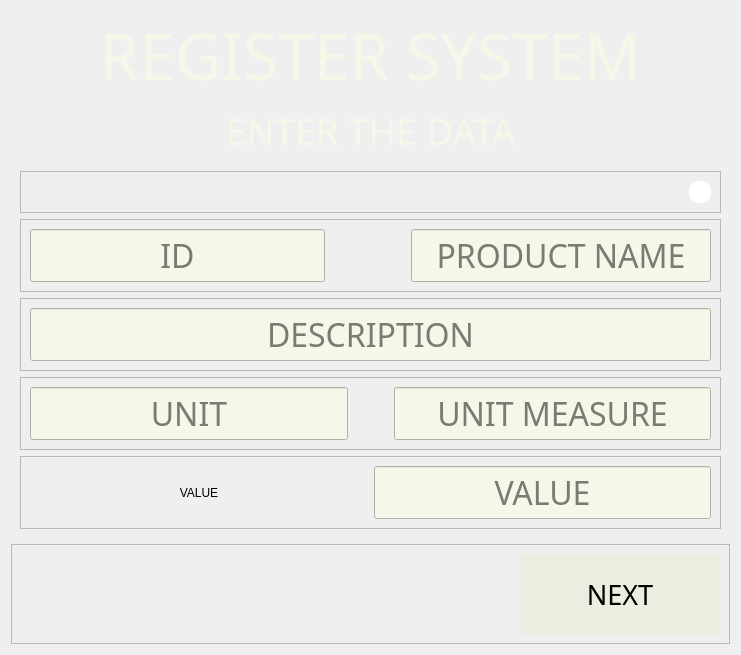
         <widget class="QWidget" name="rmpr">
          <layout class="QVBoxLayout" name="verticalLayout_11">
           <item>
            <widget class="QLabel" name="rmpr_lb_rs">
             <property name="font">
              <font>
               <family>Voga </family>
               <pointsize>48</pointsize>
               <weight>50</weight>
               <italic>false</italic>
               <bold>false</bold>
              </font>
             </property>
             <property name="styleSheet">
              <string notr="true">font: 48pt &quot;Voga &quot;; color:#f6f6e9;</string>
             </property>
             <property name="text">
              <string>REGISTER SYSTEM</string>
             </property>
             <property name="alignment">
              <set>Qt::AlignCenter</set>
             </property>
            </widget>
           </item>
           <item>
            <widget class="QLabel" name="rmpr_lb_ed">
             <property name="font">
              <font>
               <family>Fira Sans</family>
               <pointsize>28</pointsize>
               <weight>62</weight>
               <italic>false</italic>
               <bold>true</bold>
              </font>
             </property>
             <property name="styleSheet">
              <string notr="true">color:#f6f6e9;
font: 500 28pt &quot;Fira Sans&quot;;
</string>
             </property>
             <property name="text">
              <string>ENTER THE DATA</string>
             </property>
             <property name="alignment">
              <set>Qt::AlignCenter</set>
             </property>
            </widget>
           </item>
           <item>
            <widget class="QStackedWidget" name="rmpr_cb_stackedWidget">
             <property name="currentIndex">
              <number>0</number>
             </property>
             <widget class="QWidget" name="rmpr_cb">
              <layout class="QVBoxLayout" name="verticalLayout_25">
               <item>
                <widget class="QFrame" name="frame_15">
                 <property name="maximumSize">
                  <size>
                   <width>16777215</width>
                   <height>50</height>
                  </size>
                 </property>
                 <property name="frameShape">
                  <enum>QFrame::StyledPanel</enum>
                 </property>
                 <property name="frameShadow">
                  <enum>QFrame::Raised</enum>
                 </property>
                 <layout class="QHBoxLayout" name="horizontalLayout_52">
                  <item>
                   <spacer name="horizontalSpacer_49">
                    <property name="orientation">
                     <enum>Qt::Horizontal</enum>
                    </property>
                    <property name="sizeHint" stdset="0">
                     <size>
                      <width>648</width>
                      <height>20</height>
                     </size>
                    </property>
                   </spacer>
                  </item>
                  <item>
                   <widget class="QFrame" name="rmpr_w_f1">
                    <property name="sizePolicy">
                     <sizepolicy hsizetype="Maximum" vsizetype="Maximum">
                      <horstretch>0</horstretch>
                      <verstretch>0</verstretch>
                     </sizepolicy>
                    </property>
                    <property name="minimumSize">
                     <size>
                      <width>22</width>
                      <height>22</height>
                     </size>
                    </property>
                    <property name="maximumSize">
                     <size>
                      <width>22</width>
                      <height>22</height>
                     </size>
                    </property>
                    <property name="toolTip">
                     <string>&lt;html&gt;&lt;head/&gt;&lt;body&gt;&lt;p&gt;HOVER YOUR MOUSE OVER THE DESIRED FIELD FOR HELP&lt;/p&gt;&lt;/body&gt;&lt;/html&gt;</string>
                    </property>
                    <property name="styleSheet">
                     <string notr="true">QFrame{
border-image: url(:/img/Interface_files/qestion.png) 0 0 0 0 sketch sketch;
background-color: rgb(255, 255, 255);
border-radius: 10px;
}
QToolTip { 
color: rgb(246, 246, 233);
background-color:rgb(31, 80, 20);
 border: 0px; 
font: 12pt &quot;Fira Sans &quot;;
}</string>
                    </property>
                    <property name="frameShape">
                     <enum>QFrame::StyledPanel</enum>
                    </property>
                    <property name="frameShadow">
                     <enum>QFrame::Raised</enum>
                    </property>
                   </widget>
                  </item>
                 </layout>
                </widget>
               </item>
               <item>
                <widget class="QFrame" name="rmpr_cb_f1">
                 <property name="frameShape">
                  <enum>QFrame::StyledPanel</enum>
                 </property>
                 <property name="frameShadow">
                  <enum>QFrame::Raised</enum>
                 </property>
                 <layout class="QHBoxLayout" name="horizontalLayout_24">
                  <item>
                   <widget class="QLineEdit" name="rmpr_cb_f1_id">
                    <property name="sizePolicy">
                     <sizepolicy hsizetype="Minimum" vsizetype="Fixed">
                      <horstretch>0</horstretch>
                      <verstretch>0</verstretch>
                     </sizepolicy>
                    </property>
                    <property name="minimumSize">
                     <size>
                      <width>200</width>
                      <height>0</height>
                     </size>
                    </property>
                    <property name="font">
                     <font>
                      <family>Voga </family>
                      <pointsize>24</pointsize>
                      <weight>50</weight>
                      <italic>false</italic>
                      <bold>false</bold>
                     </font>
                    </property>
                    <property name="toolTip">
                     <string>&lt;html&gt;&lt;head/&gt;&lt;body&gt;&lt;p&gt;PRODUCT ID&lt;/p&gt;&lt;/body&gt;&lt;/html&gt;</string>
                    </property>
                    <property name="styleSheet">
                     <string notr="true">QLineEdit:focus, QLineEdit:hover
{
	
	background-color: rgb(255, 219, 187);
}
QLineEdit
{
	font: 24pt &quot;Voga &quot;;
	background-color: rgb(246, 246, 233);
}
QToolTip { 
color: rgb(246, 246, 233);
background-color:rgb(31, 80, 20);
 border: 0px; 
font: 12pt &quot;Fira Sans &quot;;
}</string>
                    </property>
                    <property name="inputMask">
                     <string/>
                    </property>
                    <property name="text">
                     <string/>
                    </property>
                    <property name="alignment">
                     <set>Qt::AlignCenter</set>
                    </property>
                    <property name="placeholderText">
                     <string>ID</string>
                    </property>
                   </widget>
                  </item>
                  <item>
                   <spacer name="horizontalSpacer_19">
                    <property name="orientation">
                     <enum>Qt::Horizontal</enum>
                    </property>
                    <property name="sizeType">
                     <enum>QSizePolicy::Minimum</enum>
                    </property>
                    <property name="sizeHint" stdset="0">
                     <size>
                      <width>80</width>
                      <height>20</height>
                     </size>
                    </property>
                   </spacer>
                  </item>
                  <item>
                   <widget class="QLineEdit" name="rmpr_cb_f1_n">
                    <property name="sizePolicy">
                     <sizepolicy hsizetype="MinimumExpanding" vsizetype="Fixed">
                      <horstretch>0</horstretch>
                      <verstretch>0</verstretch>
                     </sizepolicy>
                    </property>
                    <property name="minimumSize">
                     <size>
                      <width>300</width>
                      <height>0</height>
                     </size>
                    </property>
                    <property name="font">
                     <font>
                      <family>Voga </family>
                      <pointsize>24</pointsize>
                      <weight>50</weight>
                      <italic>false</italic>
                      <bold>false</bold>
                     </font>
                    </property>
                    <property name="toolTip">
                     <string>&lt;html&gt;&lt;head/&gt;&lt;body&gt;&lt;p&gt;PRODUCT NAME&lt;/p&gt;&lt;/body&gt;&lt;/html&gt;</string>
                    </property>
                    <property name="styleSheet">
                     <string notr="true">QLineEdit:focus, QLineEdit:hover
{
	
	background-color: rgb(255, 219, 187);
}
QLineEdit
{
	font: 24pt &quot;Voga &quot;;
	background-color: rgb(246, 246, 233);
}
QToolTip { 
color: rgb(246, 246, 233);
background-color:rgb(31, 80, 20);
 border: 0px; 
font: 12pt &quot;Fira Sans &quot;;
}</string>
                    </property>
                    <property name="inputMask">
                     <string/>
                    </property>
                    <property name="text">
                     <string/>
                    </property>
                    <property name="alignment">
                     <set>Qt::AlignCenter</set>
                    </property>
                    <property name="placeholderText">
                     <string>PRODUCT NAME</string>
                    </property>
                   </widget>
                  </item>
                 </layout>
                </widget>
               </item>
               <item>
                <widget class="QFrame" name="rmpr_cb_f2">
                 <property name="frameShape">
                  <enum>QFrame::StyledPanel</enum>
                 </property>
                 <property name="frameShadow">
                  <enum>QFrame::Raised</enum>
                 </property>
                 <layout class="QHBoxLayout" name="horizontalLayout_23">
                  <item>
                   <widget class="QLineEdit" name="rmpr_cb_f2_desc">
                    <property name="sizePolicy">
                     <sizepolicy hsizetype="Minimum" vsizetype="Fixed">
                      <horstretch>0</horstretch>
                      <verstretch>0</verstretch>
                     </sizepolicy>
                    </property>
                    <property name="minimumSize">
                     <size>
                      <width>200</width>
                      <height>0</height>
                     </size>
                    </property>
                    <property name="font">
                     <font>
                      <family>Voga </family>
                      <pointsize>24</pointsize>
                      <weight>50</weight>
                      <italic>false</italic>
                      <bold>false</bold>
                     </font>
                    </property>
                    <property name="toolTip">
                     <string>&lt;html&gt;&lt;head/&gt;&lt;body&gt;&lt;p&gt;PRODUCT DESCRIPTION&lt;/p&gt;&lt;/body&gt;&lt;/html&gt;</string>
                    </property>
                    <property name="styleSheet">
                     <string notr="true">QLineEdit:focus, QLineEdit:hover
{
	
	background-color: rgb(255, 219, 187);
}
QLineEdit
{
	font: 24pt &quot;Voga &quot;;
	background-color: rgb(246, 246, 233);
}
QToolTip { 
color: rgb(246, 246, 233);
background-color:rgb(31, 80, 20);
 border: 0px; 
font: 12pt &quot;Fira Sans &quot;;
}</string>
                    </property>
                    <property name="inputMask">
                     <string/>
                    </property>
                    <property name="text">
                     <string/>
                    </property>
                    <property name="alignment">
                     <set>Qt::AlignCenter</set>
                    </property>
                    <property name="placeholderText">
                     <string>DESCRIPTION</string>
                    </property>
                   </widget>
                  </item>
                 </layout>
                </widget>
               </item>
               <item>
                <widget class="QFrame" name="rmpr_cb_f3">
                 <property name="frameShape">
                  <enum>QFrame::StyledPanel</enum>
                 </property>
                 <property name="frameShadow">
                  <enum>QFrame::Raised</enum>
                 </property>
                 <layout class="QHBoxLayout" name="horizontalLayout_22">
                  <item>
                   <widget class="QLineEdit" name="rmpr_cb_f3_u">
                    <property name="sizePolicy">
                     <sizepolicy hsizetype="Minimum" vsizetype="Fixed">
                      <horstretch>0</horstretch>
                      <verstretch>0</verstretch>
                     </sizepolicy>
                    </property>
                    <property name="minimumSize">
                     <size>
                      <width>200</width>
                      <height>0</height>
                     </size>
                    </property>
                    <property name="font">
                     <font>
                      <family>Voga </family>
                      <pointsize>24</pointsize>
                      <weight>50</weight>
                      <italic>false</italic>
                      <bold>false</bold>
                     </font>
                    </property>
                    <property name="toolTip">
                     <string>&lt;html&gt;&lt;head/&gt;&lt;body&gt;&lt;p&gt;Quantity&lt;/p&gt;&lt;/body&gt;&lt;/html&gt;</string>
                    </property>
                    <property name="styleSheet">
                     <string notr="true">QLineEdit:focus, QLineEdit:hover
{
	
	background-color: rgb(255, 219, 187);
}
QLineEdit
{
	font: 24pt &quot;Voga &quot;;
	background-color: rgb(246, 246, 233);
}
QToolTip { 
color: rgb(246, 246, 233);
background-color:rgb(31, 80, 20);
 border: 0px; 
font: 12pt &quot;Fira Sans &quot;;
}</string>
                    </property>
                    <property name="inputMask">
                     <string/>
                    </property>
                    <property name="text">
                     <string/>
                    </property>
                    <property name="alignment">
                     <set>Qt::AlignCenter</set>
                    </property>
                    <property name="placeholderText">
                     <string>UNIT</string>
                    </property>
                   </widget>
                  </item>
                  <item>
                   <spacer name="horizontalSpacer_23">
                    <property name="orientation">
                     <enum>Qt::Horizontal</enum>
                    </property>
                    <property name="sizeType">
                     <enum>QSizePolicy::Maximum</enum>
                    </property>
                    <property name="sizeHint" stdset="0">
                     <size>
                      <width>40</width>
                      <height>20</height>
                     </size>
                    </property>
                   </spacer>
                  </item>
                  <item>
                   <widget class="QLineEdit" name="rmpr_cb_f3_um">
                    <property name="sizePolicy">
                     <sizepolicy hsizetype="Minimum" vsizetype="Fixed">
                      <horstretch>0</horstretch>
                      <verstretch>0</verstretch>
                     </sizepolicy>
                    </property>
                    <property name="minimumSize">
                     <size>
                      <width>200</width>
                      <height>0</height>
                     </size>
                    </property>
                    <property name="font">
                     <font>
                      <family>Voga </family>
                      <pointsize>24</pointsize>
                      <weight>50</weight>
                      <italic>false</italic>
                      <bold>false</bold>
                     </font>
                    </property>
                    <property name="toolTip">
                     <string>&lt;html&gt;&lt;head/&gt;&lt;body&gt;&lt;p&gt;EX: KG, UNIT, L&lt;/p&gt;&lt;/body&gt;&lt;/html&gt;</string>
                    </property>
                    <property name="styleSheet">
                     <string notr="true">QLineEdit:focus, QLineEdit:hover
{
	
	background-color: rgb(255, 219, 187);
}
QLineEdit
{
	font: 24pt &quot;Voga &quot;;
	background-color: rgb(246, 246, 233);
}
QToolTip { 
color: rgb(246, 246, 233);
background-color:rgb(31, 80, 20);
 border: 0px; 
font: 12pt &quot;Fira Sans &quot;;
}</string>
                    </property>
                    <property name="inputMask">
                     <string/>
                    </property>
                    <property name="text">
                     <string/>
                    </property>
                    <property name="alignment">
                     <set>Qt::AlignCenter</set>
                    </property>
                    <property name="placeholderText">
                     <string>UNIT MEASURE</string>
                    </property>
                   </widget>
                  </item>
                 </layout>
                </widget>
               </item>
               <item>
                <widget class="QFrame" name="rmpr_cb_f4">
                 <property name="frameShape">
                  <enum>QFrame::StyledPanel</enum>
                 </property>
                 <property name="frameShadow">
                  <enum>QFrame::Raised</enum>
                 </property>
                 <layout class="QHBoxLayout" name="horizontalLayout_18">
                  <item>
                   <widget class="QLabel" name="rmpr_cb_f4_lb_v">
                    <property name="styleSheet">
                     <string notr="true">font: 32pt &quot;Voga &quot;;</string>
                    </property>
                    <property name="text">
                     <string>VALUE</string>
                    </property>
                    <property name="alignment">
                     <set>Qt::AlignCenter</set>
                    </property>
                   </widget>
                  </item>
                  <item>
                   <widget class="QLineEdit" name="rmpr_cb_f4_v">
                    <property name="sizePolicy">
                     <sizepolicy hsizetype="Minimum" vsizetype="Fixed">
                      <horstretch>0</horstretch>
                      <verstretch>0</verstretch>
                     </sizepolicy>
                    </property>
                    <property name="minimumSize">
                     <size>
                      <width>200</width>
                      <height>0</height>
                     </size>
                    </property>
                    <property name="font">
                     <font>
                      <family>Voga </family>
                      <pointsize>24</pointsize>
                      <weight>50</weight>
                      <italic>false</italic>
                      <bold>false</bold>
                     </font>
                    </property>
                    <property name="toolTip">
                     <string>&lt;html&gt;&lt;head/&gt;&lt;body&gt;&lt;p&gt;PRODUCT VALUE PER UNIT&lt;/p&gt;&lt;/body&gt;&lt;/html&gt;</string>
                    </property>
                    <property name="styleSheet">
                     <string notr="true">QLineEdit:focus, QLineEdit:hover
{
	
	background-color: rgb(255, 219, 187);
}
QLineEdit
{
	font: 24pt &quot;Voga &quot;;
	background-color: rgb(246, 246, 233);
}
QToolTip { 
color: rgb(246, 246, 233);
background-color:rgb(31, 80, 20);
 border: 0px; 
font: 12pt &quot;Fira Sans &quot;;
}</string>
                    </property>
                    <property name="inputMask">
                     <string/>
                    </property>
                    <property name="text">
                     <string/>
                    </property>
                    <property name="alignment">
                     <set>Qt::AlignCenter</set>
                    </property>
                    <property name="placeholderText">
                     <string>VALUE</string>
                    </property>
                   </widget>
                  </item>
                 </layout>
                </widget>
               </item>
              </layout>
             </widget>
             <widget class="QWidget" name="rmpr_sc">
              <layout class="QVBoxLayout" name="verticalLayout_26">
               <item>
                <widget class="QLabel" name="rmpr_sc_lb_suc">
                 <property name="styleSheet">
                  <string notr="true">font:55pt &quot;Voga &quot;; color:#f6f6e9;</string>
                 </property>
                 <property name="text">
                  <string>PRODUCT REGISTERED
SUCCESSFULLY</string>
                 </property>
                 <property name="scaledContents">
                  <bool>false</bool>
                 </property>
                 <property name="alignment">
                  <set>Qt::AlignCenter</set>
                 </property>
                </widget>
               </item>
              </layout>
             </widget>
            </widget>
           </item>
           <item>
            <widget class="QFrame" name="rmpr_btn">
             <property name="sizePolicy">
              <sizepolicy hsizetype="Preferred" vsizetype="Minimum">
               <horstretch>0</horstretch>
               <verstretch>0</verstretch>
              </sizepolicy>
             </property>
             <property name="minimumSize">
              <size>
               <width>0</width>
               <height>100</height>
              </size>
             </property>
             <property name="frameShape">
              <enum>QFrame::StyledPanel</enum>
             </property>
             <property name="frameShadow">
              <enum>QFrame::Raised</enum>
             </property>
             <layout class="QHBoxLayout" name="horizontalLayout_21">
              <item>
               <spacer name="horizontalSpacer_20">
                <property name="orientation">
                 <enum>Qt::Horizontal</enum>
                </property>
                <property name="sizeType">
                 <enum>QSizePolicy::MinimumExpanding</enum>
                </property>
                <property name="sizeHint" stdset="0">
                 <size>
                  <width>100</width>
                  <height>20</height>
                 </size>
                </property>
               </spacer>
              </item>
              <item>
               <widget class="QPushButton" name="rmpr_btn_n">
                <property name="sizePolicy">
                 <sizepolicy hsizetype="Minimum" vsizetype="Preferred">
                  <horstretch>0</horstretch>
                  <verstretch>0</verstretch>
                 </sizepolicy>
                </property>
                <property name="minimumSize">
                 <size>
                  <width>200</width>
                  <height>0</height>
                 </size>
                </property>
                <property name="sizeIncrement">
                 <size>
                  <width>0</width>
                  <height>0</height>
                 </size>
                </property>
                <property name="font">
                 <font>
                  <family>Fira Sans Medium</family>
                  <pointsize>20</pointsize>
                 </font>
                </property>
                <property name="styleSheet">
                 <string notr="true">QPushButton:hover
{
   border: 4px solid  rgb(31, 80, 20);
	background-color: rgb(212, 212, 201);
	

}
QPushButton {
	background-color: rgb(236, 236, 224);
	border: none;
}
</string>
                </property>
                <property name="text">
                 <string>NEXT</string>
                </property>
                <property name="autoDefault">
                 <bool>false</bool>
                </property>
                <property name="flat">
                 <bool>false</bool>
                </property>
               </widget>
              </item>
             </layout>
            </widget>
           </item>
          </layout>
         </widget>
